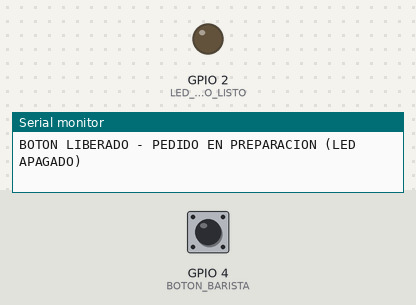
A sketch run on a simulated ESP32. Parts: output pins drawn as LEDs (lit = HIGH), the last lines printed to the serial monitor. Inputs (shaded band) come from the test bench; at power-on: GPIO 4 (BOTON_BARISTA) HIGH.

Above: at 1.8 s.
1.9 s: GPIO 4 (BOTON_BARISTA) pulled LOW for 0.6 s
At 2.4 s:
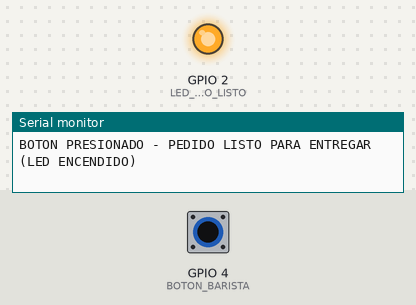
4.0 s: GPIO 4 (BOTON_BARISTA) pulled LOW for 3.2 s
At 8.7 s:
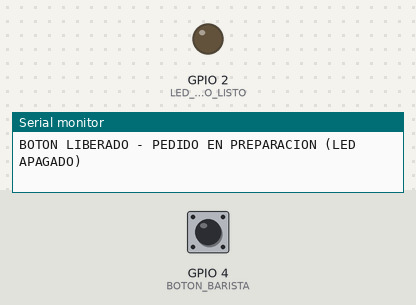
Timing chart, 0 to 10.2 s (numbered marks = the images above; inputs shaded):
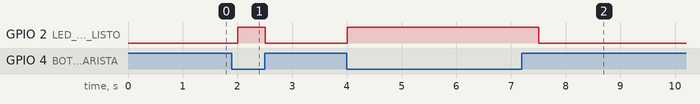

The sketch:

IndicadorPedidoListo.ino
```cpp
// =============================================
// Practica 1 - Firmware: Indicador de "Pedido listo"
// Cafeteria Movil
//
// El barista presiona el boton del mostrador cuando un pedido
// esta listo para entregarse; mientras lo mantiene presionado,
// el LED "PEDIDO LISTO" se enciende para avisar al cliente.
//
// Conexiones (ESP32):
//   LED     -> GPIO 2  (LED integrado de la placa, o LED externo + resistencia 220 ohm a GND)
//   Boton   -> GPIO 4  y el otro extremo a GND (se usa la resistencia pull-up interna)
// =============================================

const int LED_PEDIDO_LISTO = 2;
const int BOTON_BARISTA = 4;

void setup() {

  pinMode(LED_PEDIDO_LISTO, OUTPUT);
  pinMode(BOTON_BARISTA, INPUT_PULLUP);

  Serial.begin(115200);

  Serial.println("Cafeteria Movil - Indicador de pedido listo");
  Serial.println("Firmware iniciado");
}

void loop() {
  // Con INPUT_PULLUP el pin lee LOW cuando el boton esta presionado
  int estadoBoton = digitalRead(BOTON_BARISTA);

  if (estadoBoton == LOW) {
    digitalWrite(LED_PEDIDO_LISTO, HIGH);
    Serial.println("BOTON PRESIONADO - PEDIDO LISTO PARA ENTREGAR (LED ENCENDIDO)");
  } else {
    digitalWrite(LED_PEDIDO_LISTO, LOW);
    Serial.println("BOTON LIBERADO - PEDIDO EN PREPARACION (LED APAGADO)");
  }

  delay(500);
}
```

Measured:
- after the input at 1.9 s, GPIO 2 (LED_PEDIDO_LISTO): LOW → HIGH after 0.11 s, → LOW 0.50 s later
- after the input at 4.0 s, GPIO 2 (LED_PEDIDO_LISTO): LOW → HIGH at once, → LOW 3.5 s later
